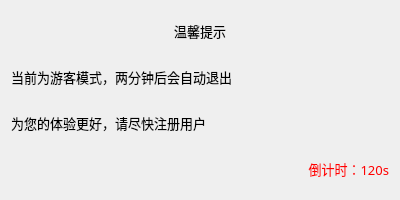
<?xml version="1.0" encoding="UTF-8"?>
<ui version="4.0">
 <class>VisitorMode</class>
 <widget class="QDialog" name="VisitorMode">
  <property name="geometry">
   <rect>
    <x>0</x>
    <y>0</y>
    <width>400</width>
    <height>200</height>
   </rect>
  </property>
  <property name="minimumSize">
   <size>
    <width>400</width>
    <height>200</height>
   </size>
  </property>
  <property name="maximumSize">
   <size>
    <width>400</width>
    <height>200</height>
   </size>
  </property>
  <property name="windowTitle">
   <string>Dialog</string>
  </property>
  <layout class="QVBoxLayout" name="verticalLayout">
   <item>
    <widget class="QLabel" name="label_3">
     <property name="font">
      <font>
       <family>微软雅黑</family>
       <pointsize>10</pointsize>
      </font>
     </property>
     <property name="text">
      <string>温馨提示</string>
     </property>
     <property name="alignment">
      <set>Qt::AlignCenter</set>
     </property>
    </widget>
   </item>
   <item>
    <widget class="QLabel" name="label">
     <property name="font">
      <font>
       <family>微软雅黑</family>
       <pointsize>10</pointsize>
      </font>
     </property>
     <property name="text">
      <string>当前为游客模式，两分钟后会自动退出</string>
     </property>
    </widget>
   </item>
   <item>
    <widget class="QLabel" name="label_2">
     <property name="font">
      <font>
       <family>微软雅黑</family>
       <pointsize>10</pointsize>
      </font>
     </property>
     <property name="text">
      <string>为您的体验更好，请尽快注册用户</string>
     </property>
    </widget>
   </item>
   <item>
    <widget class="QLabel" name="label_time">
     <property name="font">
      <font>
       <family>微软雅黑</family>
       <pointsize>10</pointsize>
      </font>
     </property>
     <property name="styleSheet">
      <string notr="true">color: rgb(255, 0, 0);</string>
     </property>
     <property name="text">
      <string>倒计时：120s</string>
     </property>
     <property name="alignment">
      <set>Qt::AlignRight|Qt::AlignTrailing|Qt::AlignVCenter</set>
     </property>
    </widget>
   </item>
  </layout>
 </widget>
 <resources/>
 <connections/>
</ui>
